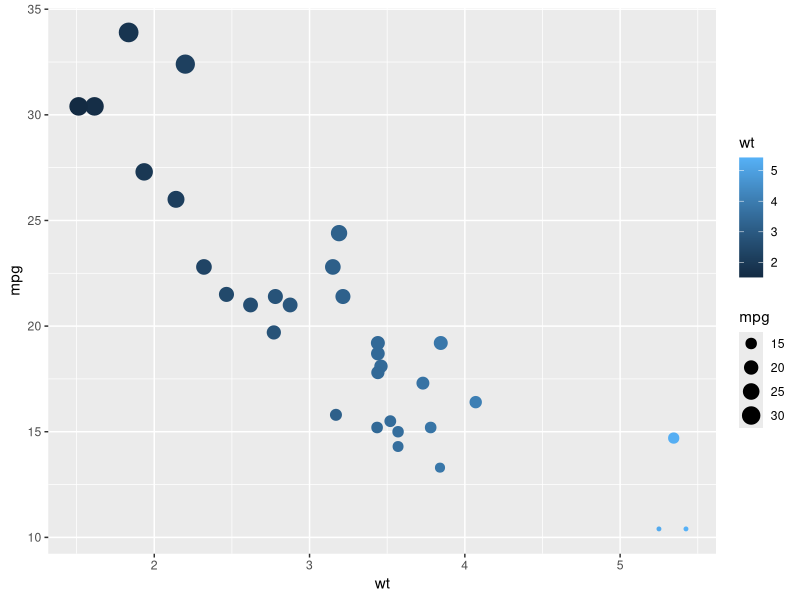

Here is the R script that generated this plot:
## ---- chunk 1
library(tidyverse)
## ---- chunk 2
4 == 5

4 == 4

4 != 5

# does 4 the number match "4"? different types

4 == "4"

# with assigned variables

cat <- 10
dog <- 7

cat < dog

# is dog greater than cat, or is cat less than 20/

dog > cat | cat < 20

# is dog less than cat and cat == 10

dog < cat & cat == 10

dog < cat & cat > 2 & 4 >= dog
## ---- chunk 3
names(mtcars)

ggplot(data = mtcars, aes(x = wt, 
                        y = mpg)) +
  geom_point(aes(color = wt, 
             size = mpg))
